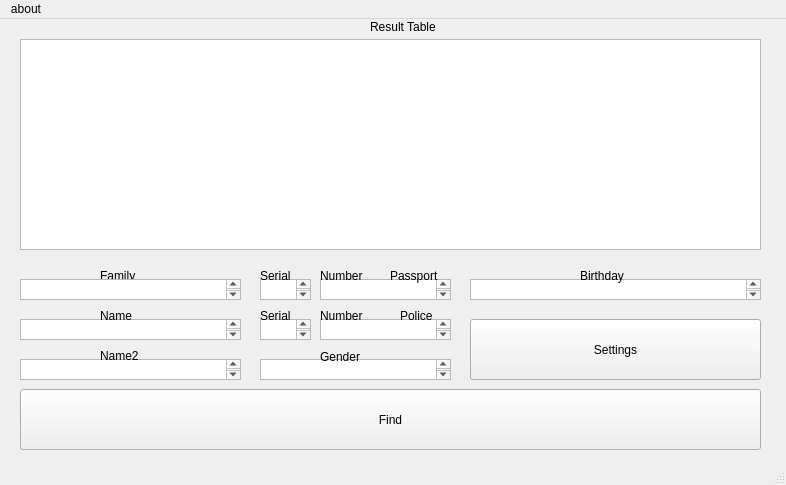
<?xml version="1.0" encoding="UTF-8"?>
<ui version="4.0">
 <class>MainWindow</class>
 <widget class="QMainWindow" name="MainWindow">
  <property name="geometry">
   <rect>
    <x>0</x>
    <y>0</y>
    <width>786</width>
    <height>485</height>
   </rect>
  </property>
  <property name="windowTitle">
   <string>MainWindow</string>
  </property>
  <widget class="QWidget" name="centralwidget">
   <widget class="QPushButton" name="Find">
    <property name="geometry">
     <rect>
      <x>20</x>
      <y>370</y>
      <width>741</width>
      <height>61</height>
     </rect>
    </property>
    <property name="text">
     <string>Find</string>
    </property>
   </widget>
   <widget class="QTextEdit" name="NameText">
    <property name="geometry">
     <rect>
      <x>20</x>
      <y>300</y>
      <width>221</width>
      <height>21</height>
     </rect>
    </property>
    <property name="html">
     <string>&lt;!DOCTYPE HTML PUBLIC &quot;-//W3C//DTD HTML 4.0//EN&quot; &quot;http://www.w3.org/TR/REC-html40/strict.dtd&quot;&gt;
&lt;html&gt;&lt;head&gt;&lt;meta name=&quot;qrichtext&quot; content=&quot;1&quot; /&gt;&lt;style type=&quot;text/css&quot;&gt;
p, li { white-space: pre-wrap; }
&lt;/style&gt;&lt;/head&gt;&lt;body style=&quot; font-family:'Sans Serif'; font-size:9pt; font-weight:400; font-style:normal;&quot;&gt;
&lt;p style=&quot;-qt-paragraph-type:empty; margin-top:0px; margin-bottom:0px; margin-left:0px; margin-right:0px; -qt-block-indent:0; text-indent:0px;&quot;&gt;&lt;br /&gt;&lt;/p&gt;
&lt;p style=&quot;-qt-paragraph-type:empty; margin-top:0px; margin-bottom:0px; margin-left:0px; margin-right:0px; -qt-block-indent:0; text-indent:0px;&quot;&gt;&lt;br /&gt;&lt;/p&gt;&lt;/body&gt;&lt;/html&gt;</string>
    </property>
   </widget>
   <widget class="QTextEdit" name="FamilyText">
    <property name="geometry">
     <rect>
      <x>20</x>
      <y>260</y>
      <width>221</width>
      <height>21</height>
     </rect>
    </property>
    <property name="html">
     <string>&lt;!DOCTYPE HTML PUBLIC &quot;-//W3C//DTD HTML 4.0//EN&quot; &quot;http://www.w3.org/TR/REC-html40/strict.dtd&quot;&gt;
&lt;html&gt;&lt;head&gt;&lt;meta name=&quot;qrichtext&quot; content=&quot;1&quot; /&gt;&lt;style type=&quot;text/css&quot;&gt;
p, li { white-space: pre-wrap; }
&lt;/style&gt;&lt;/head&gt;&lt;body style=&quot; font-family:'Sans Serif'; font-size:9pt; font-weight:400; font-style:normal;&quot;&gt;
&lt;p style=&quot;-qt-paragraph-type:empty; margin-top:0px; margin-bottom:0px; margin-left:0px; margin-right:0px; -qt-block-indent:0; text-indent:0px;&quot;&gt;&lt;br /&gt;&lt;/p&gt;&lt;/body&gt;&lt;/html&gt;</string>
    </property>
   </widget>
   <widget class="QTextEdit" name="Name2Text">
    <property name="geometry">
     <rect>
      <x>20</x>
      <y>340</y>
      <width>221</width>
      <height>21</height>
     </rect>
    </property>
    <property name="html">
     <string>&lt;!DOCTYPE HTML PUBLIC &quot;-//W3C//DTD HTML 4.0//EN&quot; &quot;http://www.w3.org/TR/REC-html40/strict.dtd&quot;&gt;
&lt;html&gt;&lt;head&gt;&lt;meta name=&quot;qrichtext&quot; content=&quot;1&quot; /&gt;&lt;style type=&quot;text/css&quot;&gt;
p, li { white-space: pre-wrap; }
&lt;/style&gt;&lt;/head&gt;&lt;body style=&quot; font-family:'Sans Serif'; font-size:9pt; font-weight:400; font-style:normal;&quot;&gt;
&lt;p style=&quot;-qt-paragraph-type:empty; margin-top:0px; margin-bottom:0px; margin-left:0px; margin-right:0px; -qt-block-indent:0; text-indent:0px;&quot;&gt;&lt;br /&gt;&lt;/p&gt;
&lt;p style=&quot;-qt-paragraph-type:empty; margin-top:0px; margin-bottom:0px; margin-left:0px; margin-right:0px; -qt-block-indent:0; text-indent:0px;&quot;&gt;&lt;br /&gt;&lt;/p&gt;&lt;/body&gt;&lt;/html&gt;</string>
    </property>
   </widget>
   <widget class="QTextEdit" name="numberPassEdit">
    <property name="geometry">
     <rect>
      <x>320</x>
      <y>260</y>
      <width>131</width>
      <height>21</height>
     </rect>
    </property>
    <property name="html">
     <string>&lt;!DOCTYPE HTML PUBLIC &quot;-//W3C//DTD HTML 4.0//EN&quot; &quot;http://www.w3.org/TR/REC-html40/strict.dtd&quot;&gt;
&lt;html&gt;&lt;head&gt;&lt;meta name=&quot;qrichtext&quot; content=&quot;1&quot; /&gt;&lt;style type=&quot;text/css&quot;&gt;
p, li { white-space: pre-wrap; }
&lt;/style&gt;&lt;/head&gt;&lt;body style=&quot; font-family:'Sans Serif'; font-size:9pt; font-weight:400; font-style:normal;&quot;&gt;
&lt;p style=&quot;-qt-paragraph-type:empty; margin-top:0px; margin-bottom:0px; margin-left:0px; margin-right:0px; -qt-block-indent:0; text-indent:0px;&quot;&gt;&lt;br /&gt;&lt;/p&gt;&lt;/body&gt;&lt;/html&gt;</string>
    </property>
   </widget>
   <widget class="QTextEdit" name="numberPoliceEdit">
    <property name="geometry">
     <rect>
      <x>320</x>
      <y>300</y>
      <width>131</width>
      <height>21</height>
     </rect>
    </property>
    <property name="html">
     <string>&lt;!DOCTYPE HTML PUBLIC &quot;-//W3C//DTD HTML 4.0//EN&quot; &quot;http://www.w3.org/TR/REC-html40/strict.dtd&quot;&gt;
&lt;html&gt;&lt;head&gt;&lt;meta name=&quot;qrichtext&quot; content=&quot;1&quot; /&gt;&lt;style type=&quot;text/css&quot;&gt;
p, li { white-space: pre-wrap; }
&lt;/style&gt;&lt;/head&gt;&lt;body style=&quot; font-family:'Sans Serif'; font-size:9pt; font-weight:400; font-style:normal;&quot;&gt;
&lt;p style=&quot;-qt-paragraph-type:empty; margin-top:0px; margin-bottom:0px; margin-left:0px; margin-right:0px; -qt-block-indent:0; text-indent:0px;&quot;&gt;&lt;br /&gt;&lt;/p&gt;&lt;/body&gt;&lt;/html&gt;</string>
    </property>
   </widget>
   <widget class="QTextEdit" name="textEdit_6">
    <property name="geometry">
     <rect>
      <x>260</x>
      <y>340</y>
      <width>191</width>
      <height>21</height>
     </rect>
    </property>
    <property name="html">
     <string>&lt;!DOCTYPE HTML PUBLIC &quot;-//W3C//DTD HTML 4.0//EN&quot; &quot;http://www.w3.org/TR/REC-html40/strict.dtd&quot;&gt;
&lt;html&gt;&lt;head&gt;&lt;meta name=&quot;qrichtext&quot; content=&quot;1&quot; /&gt;&lt;style type=&quot;text/css&quot;&gt;
p, li { white-space: pre-wrap; }
&lt;/style&gt;&lt;/head&gt;&lt;body style=&quot; font-family:'Sans Serif'; font-size:9pt; font-weight:400; font-style:normal;&quot;&gt;
&lt;p style=&quot;-qt-paragraph-type:empty; margin-top:0px; margin-bottom:0px; margin-left:0px; margin-right:0px; -qt-block-indent:0; text-indent:0px;&quot;&gt;&lt;br /&gt;&lt;/p&gt;&lt;/body&gt;&lt;/html&gt;</string>
    </property>
   </widget>
   <widget class="QLabel" name="label">
    <property name="geometry">
     <rect>
      <x>370</x>
      <y>0</y>
      <width>71</width>
      <height>16</height>
     </rect>
    </property>
    <property name="text">
     <string>Result Table</string>
    </property>
   </widget>
   <widget class="QLabel" name="label_2">
    <property name="geometry">
     <rect>
      <x>100</x>
      <y>250</y>
      <width>52</width>
      <height>14</height>
     </rect>
    </property>
    <property name="text">
     <string>Family</string>
    </property>
   </widget>
   <widget class="QLabel" name="label_3">
    <property name="geometry">
     <rect>
      <x>100</x>
      <y>290</y>
      <width>52</width>
      <height>14</height>
     </rect>
    </property>
    <property name="text">
     <string>Name</string>
    </property>
   </widget>
   <widget class="QLabel" name="label_4">
    <property name="geometry">
     <rect>
      <x>100</x>
      <y>330</y>
      <width>52</width>
      <height>14</height>
     </rect>
    </property>
    <property name="text">
     <string>Name2</string>
    </property>
   </widget>
   <widget class="QLabel" name="label_5">
    <property name="geometry">
     <rect>
      <x>390</x>
      <y>250</y>
      <width>52</width>
      <height>14</height>
     </rect>
    </property>
    <property name="text">
     <string>Passport</string>
    </property>
   </widget>
   <widget class="QLabel" name="label_6">
    <property name="geometry">
     <rect>
      <x>400</x>
      <y>290</y>
      <width>52</width>
      <height>14</height>
     </rect>
    </property>
    <property name="text">
     <string>Police</string>
    </property>
   </widget>
   <widget class="QLabel" name="label_7">
    <property name="geometry">
     <rect>
      <x>320</x>
      <y>330</y>
      <width>101</width>
      <height>16</height>
     </rect>
    </property>
    <property name="text">
     <string>Gender</string>
    </property>
   </widget>
   <widget class="QTableWidget" name="ResultTable">
    <property name="geometry">
     <rect>
      <x>20</x>
      <y>20</y>
      <width>741</width>
      <height>211</height>
     </rect>
    </property>
   </widget>
   <widget class="QTextEdit" name="textEdit_7">
    <property name="geometry">
     <rect>
      <x>470</x>
      <y>260</y>
      <width>291</width>
      <height>21</height>
     </rect>
    </property>
    <property name="html">
     <string>&lt;!DOCTYPE HTML PUBLIC &quot;-//W3C//DTD HTML 4.0//EN&quot; &quot;http://www.w3.org/TR/REC-html40/strict.dtd&quot;&gt;
&lt;html&gt;&lt;head&gt;&lt;meta name=&quot;qrichtext&quot; content=&quot;1&quot; /&gt;&lt;style type=&quot;text/css&quot;&gt;
p, li { white-space: pre-wrap; }
&lt;/style&gt;&lt;/head&gt;&lt;body style=&quot; font-family:'Sans Serif'; font-size:9pt; font-weight:400; font-style:normal;&quot;&gt;
&lt;p style=&quot;-qt-paragraph-type:empty; margin-top:0px; margin-bottom:0px; margin-left:0px; margin-right:0px; -qt-block-indent:0; text-indent:0px;&quot;&gt;&lt;br /&gt;&lt;/p&gt;&lt;/body&gt;&lt;/html&gt;</string>
    </property>
   </widget>
   <widget class="QLabel" name="label_8">
    <property name="geometry">
     <rect>
      <x>580</x>
      <y>250</y>
      <width>52</width>
      <height>14</height>
     </rect>
    </property>
    <property name="text">
     <string>Birthday</string>
    </property>
   </widget>
   <widget class="QToolButton" name="SettingsButton">
    <property name="geometry">
     <rect>
      <x>470</x>
      <y>300</y>
      <width>291</width>
      <height>61</height>
     </rect>
    </property>
    <property name="text">
     <string>Settings</string>
    </property>
   </widget>
   <widget class="QTextEdit" name="serialPassEdit">
    <property name="geometry">
     <rect>
      <x>260</x>
      <y>260</y>
      <width>51</width>
      <height>21</height>
     </rect>
    </property>
    <property name="html">
     <string>&lt;!DOCTYPE HTML PUBLIC &quot;-//W3C//DTD HTML 4.0//EN&quot; &quot;http://www.w3.org/TR/REC-html40/strict.dtd&quot;&gt;
&lt;html&gt;&lt;head&gt;&lt;meta name=&quot;qrichtext&quot; content=&quot;1&quot; /&gt;&lt;style type=&quot;text/css&quot;&gt;
p, li { white-space: pre-wrap; }
&lt;/style&gt;&lt;/head&gt;&lt;body style=&quot; font-family:'Sans Serif'; font-size:9pt; font-weight:400; font-style:normal;&quot;&gt;
&lt;p style=&quot;-qt-paragraph-type:empty; margin-top:0px; margin-bottom:0px; margin-left:0px; margin-right:0px; -qt-block-indent:0; text-indent:0px;&quot;&gt;&lt;br /&gt;&lt;/p&gt;&lt;/body&gt;&lt;/html&gt;</string>
    </property>
   </widget>
   <widget class="QLabel" name="label_9">
    <property name="geometry">
     <rect>
      <x>260</x>
      <y>250</y>
      <width>52</width>
      <height>14</height>
     </rect>
    </property>
    <property name="text">
     <string>Serial</string>
    </property>
   </widget>
   <widget class="QLabel" name="label_10">
    <property name="geometry">
     <rect>
      <x>320</x>
      <y>250</y>
      <width>52</width>
      <height>14</height>
     </rect>
    </property>
    <property name="text">
     <string>Number</string>
    </property>
   </widget>
   <widget class="QTextEdit" name="serialPoliceEdit">
    <property name="geometry">
     <rect>
      <x>260</x>
      <y>300</y>
      <width>51</width>
      <height>21</height>
     </rect>
    </property>
    <property name="html">
     <string>&lt;!DOCTYPE HTML PUBLIC &quot;-//W3C//DTD HTML 4.0//EN&quot; &quot;http://www.w3.org/TR/REC-html40/strict.dtd&quot;&gt;
&lt;html&gt;&lt;head&gt;&lt;meta name=&quot;qrichtext&quot; content=&quot;1&quot; /&gt;&lt;style type=&quot;text/css&quot;&gt;
p, li { white-space: pre-wrap; }
&lt;/style&gt;&lt;/head&gt;&lt;body style=&quot; font-family:'Sans Serif'; font-size:9pt; font-weight:400; font-style:normal;&quot;&gt;
&lt;p style=&quot;-qt-paragraph-type:empty; margin-top:0px; margin-bottom:0px; margin-left:0px; margin-right:0px; -qt-block-indent:0; text-indent:0px;&quot;&gt;&lt;br /&gt;&lt;/p&gt;&lt;/body&gt;&lt;/html&gt;</string>
    </property>
   </widget>
   <widget class="QLabel" name="label_11">
    <property name="geometry">
     <rect>
      <x>260</x>
      <y>290</y>
      <width>52</width>
      <height>14</height>
     </rect>
    </property>
    <property name="text">
     <string>Serial</string>
    </property>
   </widget>
   <widget class="QLabel" name="label_12">
    <property name="geometry">
     <rect>
      <x>320</x>
      <y>290</y>
      <width>52</width>
      <height>14</height>
     </rect>
    </property>
    <property name="text">
     <string>Number</string>
    </property>
   </widget>
   <zorder>Find</zorder>
   <zorder>NameText</zorder>
   <zorder>Name2Text</zorder>
   <zorder>numberPassEdit</zorder>
   <zorder>numberPoliceEdit</zorder>
   <zorder>textEdit_6</zorder>
   <zorder>label</zorder>
   <zorder>label_2</zorder>
   <zorder>label_3</zorder>
   <zorder>label_4</zorder>
   <zorder>label_5</zorder>
   <zorder>label_6</zorder>
   <zorder>label_7</zorder>
   <zorder>ResultTable</zorder>
   <zorder>textEdit_7</zorder>
   <zorder>label_8</zorder>
   <zorder>FamilyText</zorder>
   <zorder>SettingsButton</zorder>
   <zorder>serialPassEdit</zorder>
   <zorder>label_9</zorder>
   <zorder>label_10</zorder>
   <zorder>serialPoliceEdit</zorder>
   <zorder>label_11</zorder>
   <zorder>label_12</zorder>
  </widget>
  <widget class="QStatusBar" name="statusbar"/>
  <widget class="QMenuBar" name="menubar">
   <property name="geometry">
    <rect>
     <x>0</x>
     <y>0</y>
     <width>786</width>
     <height>26</height>
    </rect>
   </property>
   <widget class="QMenu" name="menuAbout">
    <property name="title">
     <string>about</string>
    </property>
   </widget>
   <addaction name="menuAbout"/>
  </widget>
  <action name="actionClose">
   <property name="text">
    <string>close</string>
   </property>
  </action>
  <action name="actionSettings">
   <property name="text">
    <string>settings</string>
   </property>
  </action>
  <action name="actionSettings_2">
   <property name="text">
    <string>settings</string>
   </property>
  </action>
  <action name="actionClose_2">
   <property name="text">
    <string>close</string>
   </property>
  </action>
 </widget>
 <resources/>
 <connections/>
</ui>
